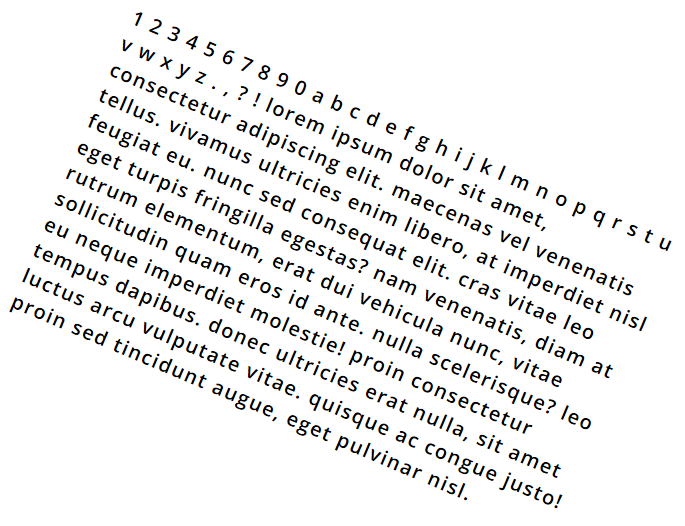
#> input picture lab9_OCR_using_DFT/open-sans/open-sans-image-with-text-skewed.png, 685 x 526 px
$ python -i ex_2.py   (imports and definitions only)
#> lines starting #> are read from the running program, lines starting #| are printed output that depends on the picture
import numpy as np
from PIL import Image
from PIL import ImageOps
import matplotlib.pyplot as plt
import matplotlib.patches as ptch
import cv2


pattern_chars_roboto = ["a", "d", "e", "f",  "g", "q", "h", "b", "4", "t", "p", "j", "s",
                 "k", "m", "n", "u", "r", "6", "o", "l", "w", "c", "x",
                 "y", "v", "z", "0", "8", "9", "1", "i", "2", "3",
                 "5", "7", "exclamation", "question", "comma", "dot"]

pattern_chars_sans = ["a", "d", "e", "f",  "g", "q", "b", "h","t", "4", "0", "j", "s",
                 "k", "m", "p", "n", "l", "u", "r", "6", "o", "w", "c", "x",
                 "y", "v", "z", "8", "9", "1", "i", "2", "3",
                 "5", "7", "exclamation", "question", "comma", "dot"]

special_chars = {"exclamation": "!", "question": "?", "dot": ".", "comma": ","}


char_coeffs_roboto = {"a":0.92, "b":0.9, "c":0.9, "d":0.9, "e":0.9, "f":0.9, "g":0.9,
               "h":0.9, "i":0.85, "j":0.91, "k":0.9, "l":0.85, "m":0.91,
               "n":0.9, "o":0.9, "p":0.9, "q":0.91, "r":0.89, "s":0.92,
               "t":0.9, "u":0.88, "v":0.87, "w":0.9, "x":0.9, "y":0.9,
               "z":0.9, "0": 0.96, "1": 0.97, "2":0.93, "3":0.93, "4":0.9,
               "5":0.9, "6":0.9, "7":0.9, "8":0.9, "9":0.94, "exclamation":0.87,
               "question":0.87, "comma":0.8, "dot":0.8}

char_coeffs_sans = {"a":0.9, "b":0.9, "c":0.9, "d":0.9, "e":0.9, "f":0.9, "g":0.9,
               "h":0.9, "i":0.89, "j":0.91, "k":0.9, "l":0.92, "m":0.90,
               "n":0.9, "o":0.9, "p":0.92, "q":0.91, "r":0.91, "s":0.89,
               "t":0.9, "u":0.88, "v":0.87, "w":0.9, "x":0.9, "y":0.9,
               "z":0.9, "0": 0.96, "1": 0.97, "2":0.93, "3":0.93, "4":0.9,
               "5":0.9, "6":0.9, "7":0.9, "8":0.92, "9":0.94, "exclamation":0.87,
               "question":0.87, "comma":0.8, "dot":0.8}

pattern_images = {}
chars_count = {}
chars_positions = []


def rotate_image(image_path):
    image = cv2.imread(image_path)
#> image is the input picture: shape (526, 685, 3); mean B, G, R 237.8, 237.8, 237.8
    gray = cv2.cvtColor(image, cv2.COLOR_BGR2GRAY)
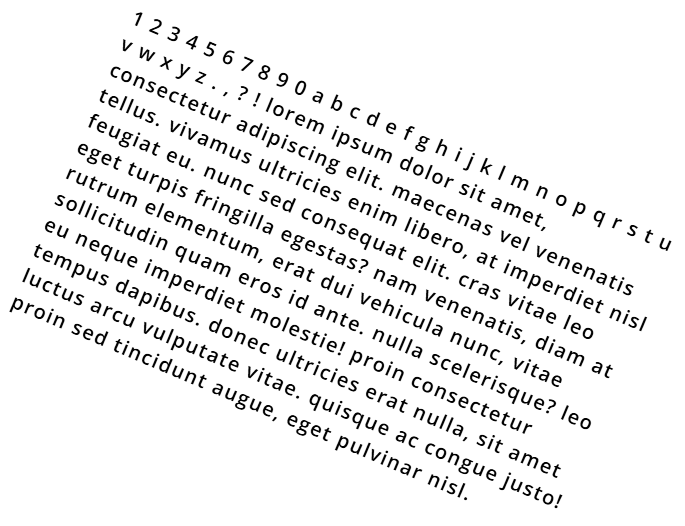
#> gray: shape (526, 685); min 0, max 255, mean 237.8
    gray = cv2.bitwise_not(gray)
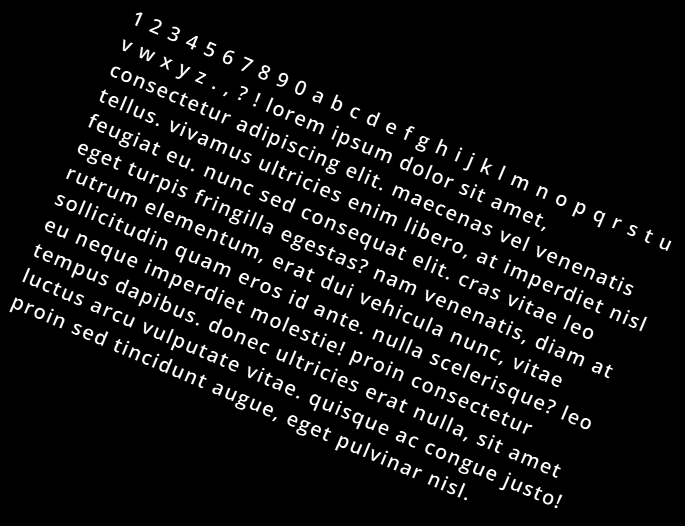
#> gray: shape (526, 685); min 0, max 255, mean 17.2
    thresh = cv2.threshold(gray, 0, 255, cv2.THRESH_BINARY | cv2.THRESH_OTSU)[1]
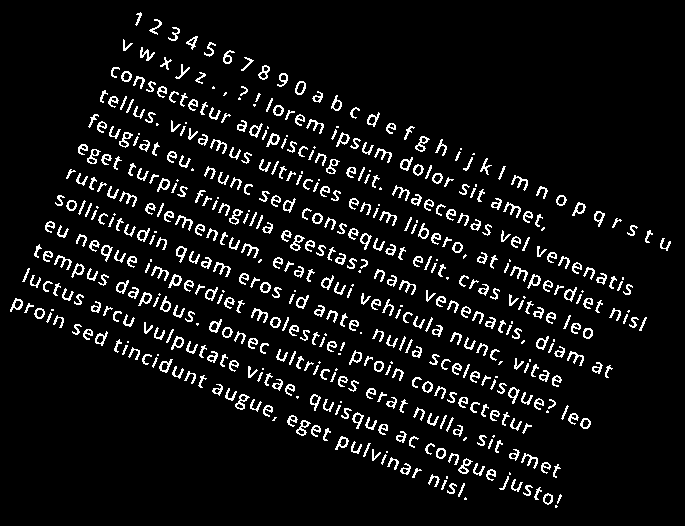
#> thresh: shape (526, 685); 7.1% white in thin lines or dots

    coords = np.column_stack(np.where(thresh > 0))
#> coords = 25436 pairs, first value 12 to 507, second value 10 to 670
    angle = cv2.minAreaRect(coords)[-1]
#> angle = -22.87
    if angle < -45:
        angle = -(90 + angle)
    else:
        angle = -angle
#> angle = 22.87

    (h, w) = image.shape[:2]
#> h = 526; w = 685
    center = (w // 2, h // 2)
#> center = (342, 263)
    M = cv2.getRotationMatrix2D(center, angle, 1.0)
#> M = [[0.921, 0.389, -75.33], [-0.389, 0.921, 153.6]]
    rotated = cv2.warpAffine(image, M, (w, h), flags=cv2.INTER_CUBIC, borderMode=cv2.BORDER_REPLICATE)
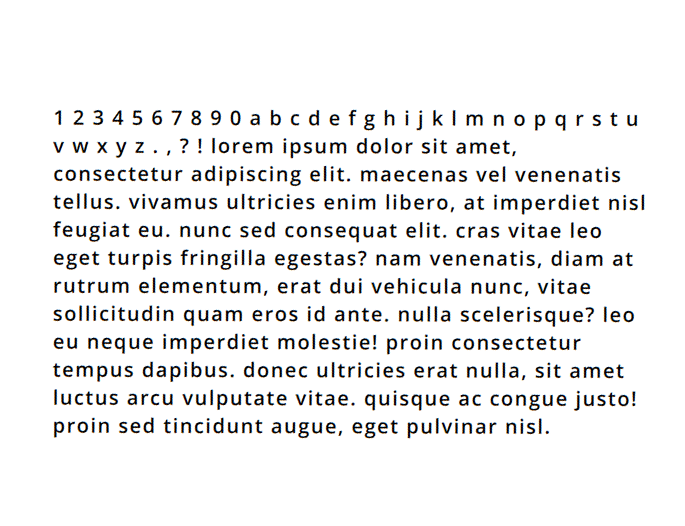
#> rotated: shape (526, 685, 3); mean B, G, R 237.6, 237.6, 237.6

    file_name = image_path.split(".")[0] + "-rotated.png"
    cv2.imwrite(file_name, rotated)

# [154 lines left out: functions save_image_as_chart_with_markes, load_patterns, load_original_text, compute_correlation, add_chars, match_all_chars and 4 more, not called in this run]


# [2 lines not run here, left out]

>>> result = rotate_image('open-sans/open-sans-image-with-text-skewed.png')
